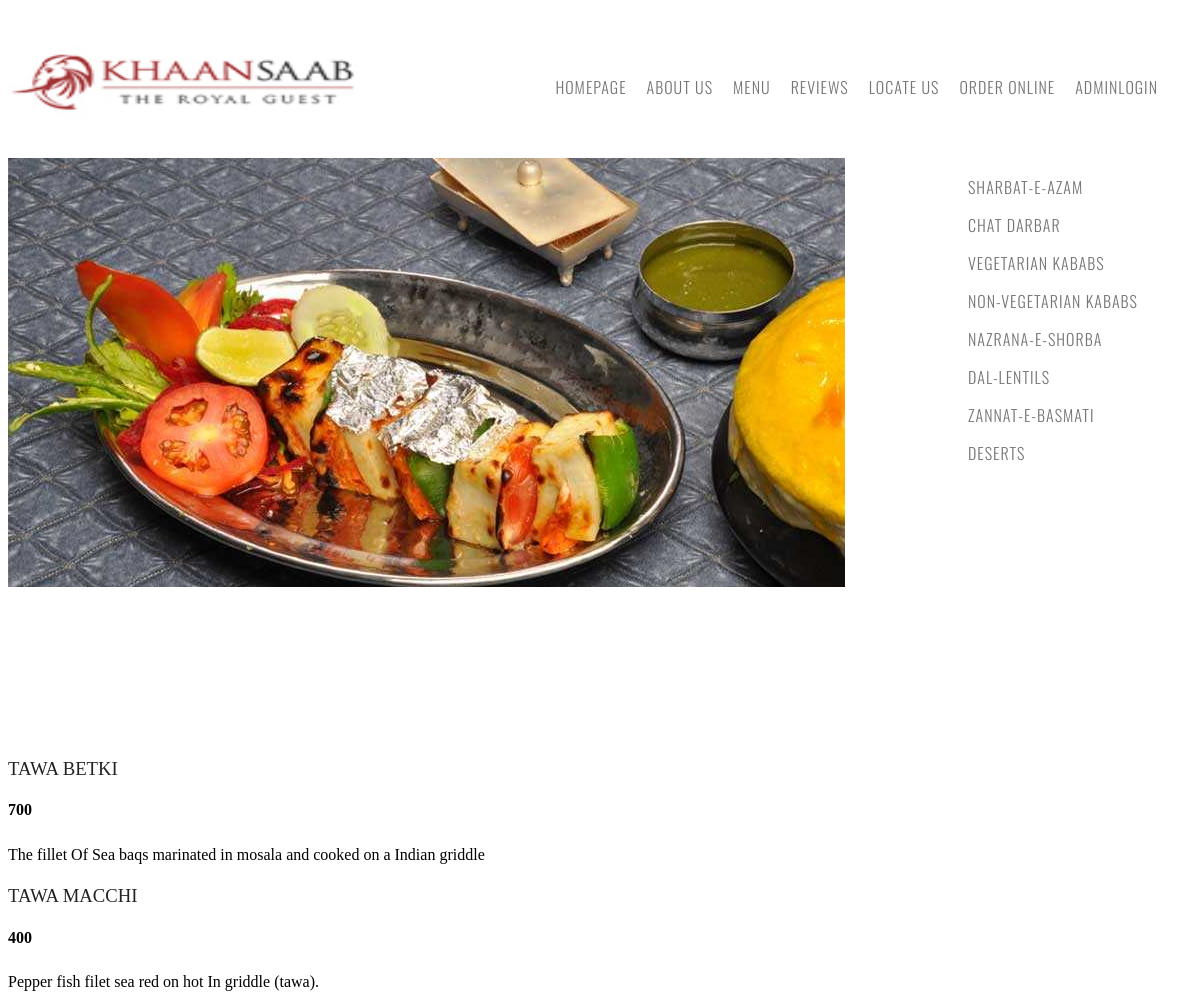
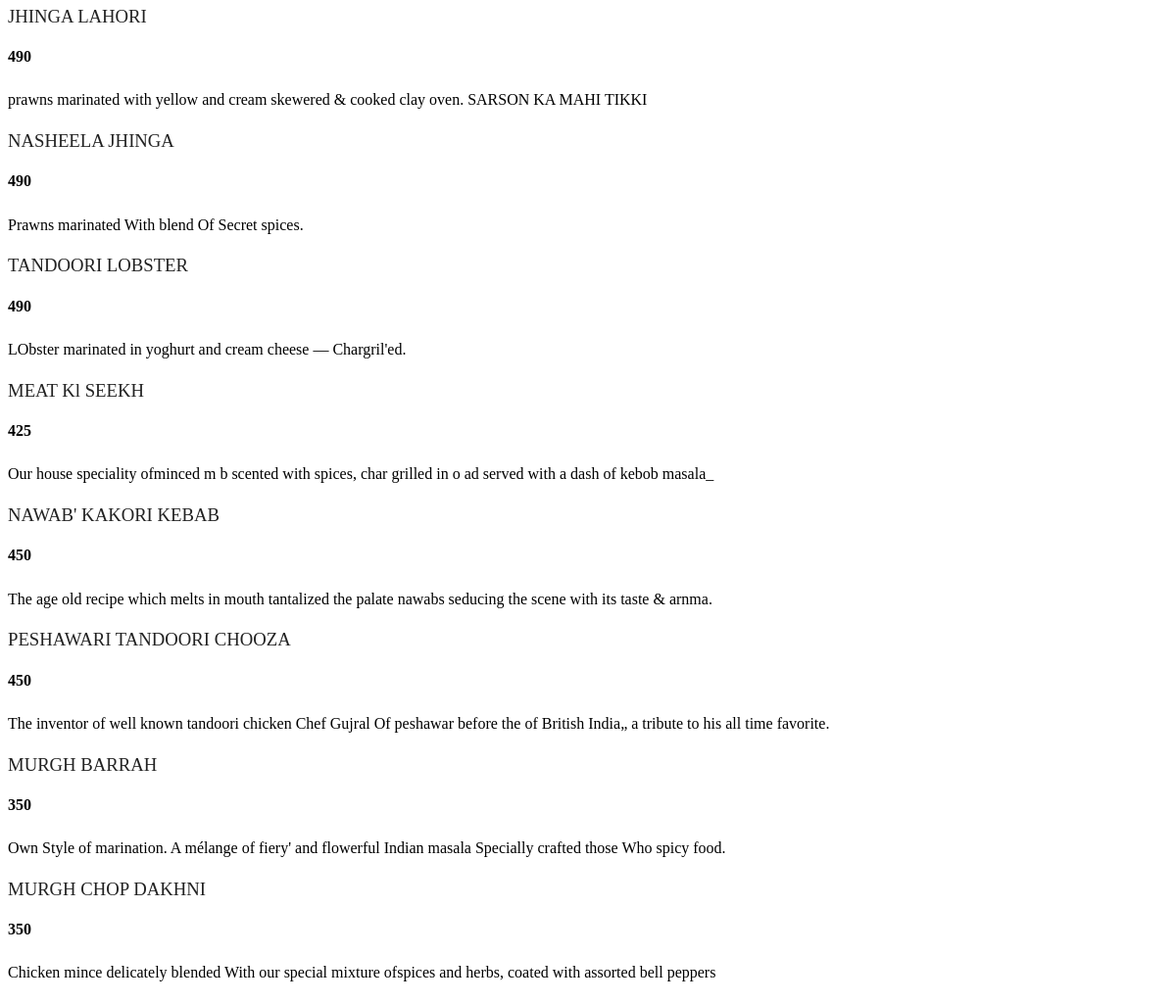
Page /menu3.php on the committed database (2 pictures, top to bottom).
### tables this page shows
CREATE TABLE IF NOT EXISTS `nonvegkababs` (
  `name` varchar(30) NOT NULL,
  `price` int(4) NOT NULL,
  `description` mediumtext NOT NULL
);

### menu3.php (the view, shortened to what this page needs)
<!DOCTYPE html>
<html>
<head>
<link href="default.css" rel="stylesheet" type="text/css" media="all" />
</head>
<body>
<div id="wrapper">
	<div id="header-wrapper">
		<div id="header">
			<div id="logo">
				<img src="logo.jpg">
			</div>
			<div id="menu">
				<ul>
					<li><a href="index.php" accesskey="1" title="">Homepage</a></li>
					<li><a href="about.html" accesskey="2" title="">About Us</a></li>
					<li><a href="menu.php" accesskey="3" title="">Menu</a></li>
					<li><a href="reviews.php" accesskey="4" title="">Reviews</a></li>
					<li><a href="locate.html" accesskey="5" title="">Locate Us</a></li>
					<li><a href="online.html" accesskey="6" title="">Order Online</a></li>
					<li><a href="admin.php" accesskey="7" title="">AdminLogin</a></li>
				</ul>
			</div>
		</div>
	</div>
	<div id="image">
		<img src="menu.jpg">
	</div>
	<div id="list">
				<ul>
					<li><a href="menu.php" accesskey="1" title="">Sharbat-E-Azam</a></li> <br>
					<li><a href="menu1.php" accesskey="2" title="">Chat Darbar</a></li> <br>
					<li><a href="menu2.php" accesskey="3" title="">Vegetarian Kababs</a></li> <br>
					<li><a href="menu3.php" accesskey="4" title="">Non-Vegetarian Kababs</a></li> <br>
					<li><a href="menu4.php" accesskey="7" title="">Nazrana-E-Shorba</a></li> <br>
					<li><a href="menu5.php" accesskey="7" title="">Dal-Lentils</a></li> <br>
					<li><a href="menu6.php" accesskey="5" title="">Zannat-E-Basmati</a></li> <br>
					<li><a href="menu7.php" accesskey="6" title="">Deserts</a></li> <br>
				</ul>
			</div>
	</div>
<?php
		include 'includes/connection.php';
		$query= "SELECT * FROM nonvegkababs";
		$result= $conn->query($query);
	while($nonvegkababs= $result->fetch_array())
	{
		echo "<h3>" . $nonvegkababs['name'] . "</h3>";
		echo "<h4>" . $nonvegkababs['price'] . "</h4>";
		echo "<p>" . $nonvegkababs['description'] . "<p>";
	}
?>
</body>
</html>

### default.css (style rules this page uses)
h1, h2, h3 { margin: 0; padding: 0; font-weight: 200; color: #222222; }
p, ol, ul { margin-top: 0px; padding: 0px; }
p, ol { line-height: 180%; }
a { color: #5C5539; }
#wrapper { overflow: hidden; width: 1200px; margin: 0px auto; background: #FFFFFF; }
#header-wrapper { overflow: hidden; height: 150px; background: #FFFFFF; }
#header { width: 1200px; height: 150px; margin: 0 auto; padding: 0px 0px; }
#logo img { float: left; width: 350px; height: 150px; }
#menu { float: right; width: 810px; height: 80px; padding: 20px 40px 0px 0px; }
#menu ul { float: right; margin: 0; padding: 40px 0px 0px 0px; list-style: none; line-height: normal; }
#menu li { float: left; }
#menu a { display: block; padding: 7px 10px 7px 10px; letter-spacing: 1px; text-decoration: none; text-align: center; text-transform: uppercase; font-family: 'Oswald', sans-serif; font-size: 16px; font-weight: 300; color: #757575; }
#image { float : left; height : 600px; width : 900px; }
#list { float: right; width: 200px; height: 80px; padding: 10px 50px 0px 0px; }
#list ul { float: left; margin: 0; padding: 0px 0px 0px 0px; list-style: none; line-height: normal; }
#list li { float: left; }
#list a { display: block; padding: 7px 10px 7px 10px; letter-spacing: 1px; text-decoration: none; text-align: left; text-transform: uppercase; font-family: 'Oswald', sans-serif; font-size: 16px; font-weight: 300; color: #757575; }

### rows in the picture
nonvegkababs: name "TAWA BETKI", price "700", description "The fillet Of Sea baqs marinated in mosala and cooked on a Indian griddle"
nonvegkababs: name "TAWA MACCHI", price "400", description "Pepper fish filet sea red on hot In griddle (tawa)."
nonvegkababs: name "JHINGA LAHORI", price "490", description "prawns marinated with yellow and cream skewered & cooked clay oven. SARSON KA MAHI TIKKI"
nonvegkababs: name "NASHEELA JHINGA", price "490", description "Prawns marinated With blend Of Secret spices."
nonvegkababs: name "TANDOORI LOBSTER", price "490", description "LObster marinated in yoghurt and cream cheese — Chargril'ed."
nonvegkababs: name "MEAT Kl SEEKH", price "425", description "Our house speciality ofminced m b scented with spices, char grilled in o ad served with a dash of kebob masala_"
nonvegkababs: name "NAWAB' KAKORI KEBAB", price "450", description "The age old recipe which melts in mouth tantalized the palate nawabs seducing the scene with its taste & arnma."
nonvegkababs: name "PESHAWARI TANDOORI CHOOZA", price "450", description "The inventor of well known tandoori chicken Chef Gujral Of peshawar before the of British India„ a tribute to his all time favorite."
nonvegkababs: name "MURGH BARRAH", price "350", description "Own Style of marination. A mélange of fiery' and flowerful Indian masala Specially crafted those Who spicy food."
nonvegkababs: name "MURGH CHOP DAKHNI", price "350", description "Chicken mince delicately blended With our special mixture ofspices and herbs, coated with assorted bell peppers"
